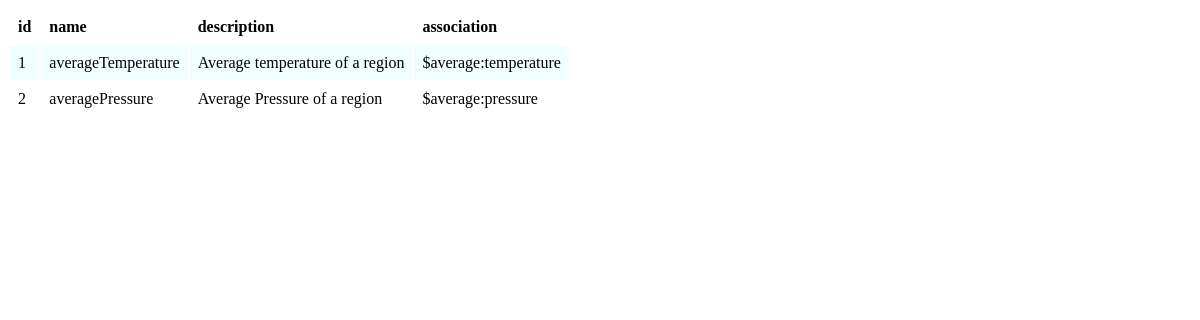
/capabilities, run on the app's committed database.
### database.py (models this page shows)
class BaseModel(peewee.Model):
    class Meta:
        database=db

class Capabilities(BaseModel):
    name = peewee.CharField(unique=True)
    description = peewee.CharField(default=None)
    association = peewee.CharField(default=None)

### app.py (the view, shortened to what this page needs)
@app.route('/capabilities', methods =['GET', 'POST', 'DELETE'])
def capabilities():
    if request.method == 'GET':
        headers = ("id","name","description","association")
        capabilities = cataloguer.consultCapabilities()
        return render_template("table.html", headings=headers, data=capabilities)

### cataloguer.py (called while the page is built)
    def consultCapabilities(self):
        try:
            print("[Cataloguer] Consultando Capabilities")
            capabilities = Capabilities.select()
            return capabilities
        except:
            print("[Cataloguer] Erro no processo de consulta da Capability")
            return -1

### templates/table.html (shortened to what this page needs)
<!DOCTYPE html>
<html lang="en">
    <head>
        <link rel="stylesheet" href="/static/table.css" />
    </head>
    <body>
        <table calss="table">
            <tr class="table__header">
                {% for header in headings %}
                <th class="table__cell">{{ header }}</th>
                {% endfor %}
            </tr>
            {% for row in data.dicts() %}
            <tr class="table__row">
                {% for cell in row %}
                <td class="table__cell">{{ row[cell] }}</td>
                {% endfor %}
            </tr>
            {% endfor %}
        </table>
    </body>
</html>

### static/table.css (style rules this page uses)
.table__row:nth-child(even) { background-color:azure; }
.table__header { text-align: left; }
.table__cell { padding: 8px; }

### data on the page
Capabilities: id "1" "averageTemperature" "Average temperature of a region" "$average:temperature"
Capabilities: id "2" "averagePressure" "Average Pressure of a region" "$average:pressure"

### other printed values
{{ header }} "id" "name" "description" "association"
